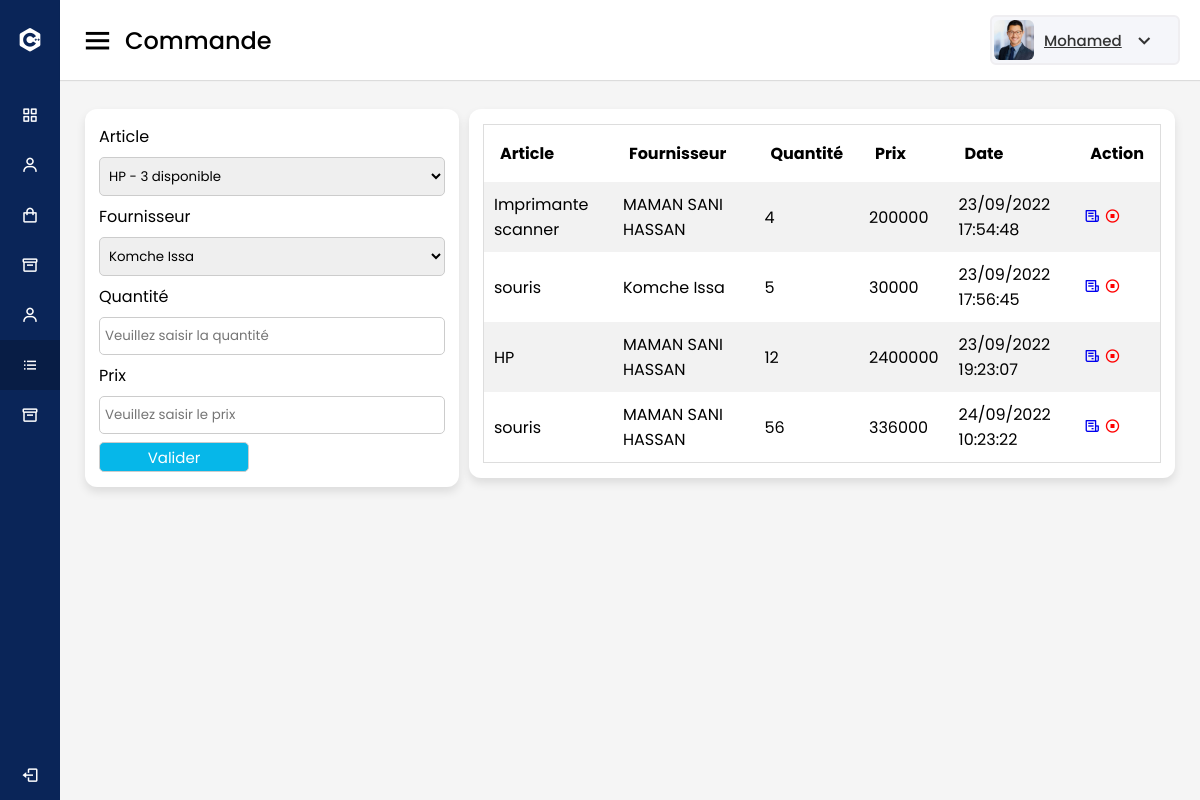
The page /vue/commande.php on the database its author committed.
### tables this page shows
CREATE TABLE `commande` (
  `id` int(11) NOT NULL,
  `id_article` int(11) NOT NULL,
  `id_fournisseur` int(11) NOT NULL,
  `quantite` int(11) NOT NULL,
  `prix` int(11) NOT NULL,
  `date_commande` timestamp NOT NULL DEFAULT current_timestamp()
);

CREATE TABLE `article` (
  `id` int(11) NOT NULL,
  `nom_article` varchar(50) NOT NULL,
  `id_categorie` int(11) NOT NULL,
  `quantite` int(11) NOT NULL,
  `prix_unitaire` int(11) NOT NULL,
  `date_fabrication` datetime NOT NULL,
  `date_expiration` datetime NOT NULL,
  `images` varchar(255) DEFAULT NULL
);

CREATE TABLE `fournisseur` (
  `id` int(11) NOT NULL,
  `nom` varchar(30) NOT NULL,
  `prenom` varchar(30) NOT NULL,
  `telephone` varchar(15) NOT NULL,
  `adresse` varchar(50) NOT NULL
);

### model/function.php (called while the page is built, shortened)
<?php
function getArticle($id = null, $searchDATA = array(), $limit = null, $offset = null)
{
    $pagination = "";
    if (!empty($id)) {
        $sql = "SELECT a.id AS id, id_categorie, nom_article, libelle_categorie, quantite, prix_unitaire, date_fabrication,
        date_expiration, images
        FROM article AS a, categorie_article AS c WHERE a.id=? AND c.id=a.id_categorie";
        $req = $GLOBALS['connexion']->prepare($sql);
        $req->execute(array($id));
        return $req->fetch();
    } else {
        $sql = "SELECT a.id AS id, id_categorie, nom_article, libelle_categorie, quantite, prix_unitaire, date_fabrication,
        date_expiration, images
        FROM article AS a, categorie_article AS c WHERE c.id=a.id_categorie $pagination";
        $req = $GLOBALS['connexion']->prepare($sql);
        $req->execute();
        return $req->fetchAll();
    }
}
function getFournisseur($id = null)
{
    if (!empty($id)) {
        $sql = "SELECT * FROM fournisseur WHERE id=?";
        $req = $GLOBALS['connexion']->prepare($sql);
        $req->execute(array($id));
        return $req->fetch();
    } else {
        $sql = "SELECT * FROM fournisseur";
        $req = $GLOBALS['connexion']->prepare($sql);
        $req->execute();
        return $req->fetchAll();
    }
}
function getCommande($id = null)
{
    if (!empty($id)) {
        $sql = "SELECT nom_article, nom, prenom, co.quantite, prix, date_commande, co.id, prix_unitaire, adresse, telephone
        FROM fournisseur AS f, commande AS co, article AS a WHERE co.id_article=a.id AND co.id_fournisseur=f.id AND co.id=?";
        $req = $GLOBALS['connexion']->prepare($sql);
        $req->execute(array($id));
        return $req->fetch();
    } else {
        $sql = "SELECT nom_article, nom, prenom, co.quantite, prix, date_commande, co.id, a.id AS idArticle
        FROM fournisseur AS f, commande AS co, article AS a WHERE co.id_article=a.id AND co.id_fournisseur=f.id";
        $req = $GLOBALS['connexion']->prepare($sql);
        $req->execute();
        return $req->fetchAll();
    }
}

### vue/commande.php (the view, shortened to what this page needs)
<?php
include 'entete.php';
?>
<div class="home-content">
    <div class="overview-boxes">
        <div class="box">
            <form action=" <?= !empty($_GET['id']) ?  "../model/modifCommande.php" : "../model/ajoutCommande.php" ?>" method="post">
                <label for="id_article">Article</label>
                <select onchange="setPrix()" name="id_article" id="id_article">
                    <?php
                    $articles = getArticle();
                    if (!empty($articles) && is_array($articles)) {
                        foreach ($articles as $key => $value) {
                    ?>
                            <option data-prix="<?= $value['prix_unitaire'] ?>" value="<?= $value['id'] ?>"><?= $value['nom_article'] . " - " . $value['quantite'] . " disponible" ?></option>
                    <?php
                        }
                    }
                    ?>
                </select>
                <label for="id_fournisseur">Fournisseur</label>
                <select name="id_fournisseur" id="id_fournisseur">
                    <?php
                    $clients = getFournisseur();
                    if (!empty($clients) && is_array($clients)) {
                        foreach ($clients as $key => $value) {
                    ?>
                            <option value="<?= $value['id'] ?>"><?= $value['nom'] . " " . $value['prenom'] ?></option>
                    <?php
                        }
                    }
                    ?>
                </select>
                <label for="quantite">Quantité</label>
                <input onkeyup="setPrix()" value="<?= !empty($_GET['id']) ?  $article['quantite'] : "" ?>" type="number" name="quantite" id="quantite" placeholder="Veuillez saisir la quantité">
                <label for="prix">Prix</label>
                <input value="<?= !empty($_GET['id']) ?  $article['prix'] : "" ?>" type="number" name="prix" id="prix" placeholder="Veuillez saisir le prix">
                <button type="submit">Valider</button>
            </form>
        </div>
        <div class="box">
            <table class="mtable">
                <tr>
                    <th>Article</th>
                    <th>Fournisseur</th>
                    <th>Quantité</th>
                    <th>Prix</th>
                    <th>Date</th>
                    <th>Action</th>
                </tr>
                <?php
                $vente = getCommande();
                if (!empty($vente) && is_array($vente)) {
                    foreach ($vente as $key => $value) {
                ?>
                        <tr>
                            <td><?= $value['nom_article'] ?></td>
                            <td><?= $value['nom'] . " " . $value['prenom'] ?></td>
                            <td><?= $value['quantite'] ?></td>
                            <td><?= $value['prix'] ?></td>
                            <td><?= date('d/m/Y H:i:s', strtotime($value['date_commande'])) ?></td>
                            <td>
                                <a href="recuCommande.php?id=<?= $value['id'] ?>"><i class='bx bx-receipt'></i></a>
                                <a onclick="annuleCommande(<?= $value['id'] ?>, <?= $value['idArticle'] ?>, <?= $value['quantite'] ?>)" style="color: red;"><i class='bx bx-stop-circle'></i></a>
                            </td>
                        </tr>
                <?php
                    }
                }
                ?>
            </table>
        </div>
    </div>
</div>
</section>
<?php
include 'pied.php';
?>

### vue/entete.php (shortened to what this page needs)
<?php
include_once '../model/function.php';
?>
<!DOCTYPE html>
<html lang="fr" dir="ltr">
<head>
    <link rel="stylesheet" href="../public/css/style.css" />
    <link href="https://unpkg.com/boxicons@2.0.7/css/boxicons.min.css" rel="stylesheet" />
</head>
<body>
    <div class="sidebar hidden-print">
        <div class="logo-details">
            <i class="bx bxl-c-plus-plus"></i>
            <span class="logo_name">GIGA_SYSTEM</span>
        </div>
        <ul class="nav-links">
            <li>
                <a href="dashboard.php" class="<?php echo basename($_SERVER['PHP_SELF'])=="dashboard.php" ? "active" : "" ?> ">
                    <i class="bx bx-grid-alt"></i>
                    <span class="links_name">Dashboard</span>
                </a>
            </li>
            <li>
                <a href="client.php" class="<?php echo basename($_SERVER['PHP_SELF'])=="client.php" ? "active" : "" ?> ">
                    <i class="bx bx-user"></i>
                    <span class="links_name">Client</span>
                </a>
            </li>
            <li>
                <a href="vente.php" class="<?php echo basename($_SERVER['PHP_SELF'])=="vente.php" ? "active" : "" ?> ">
                    <i class='bx bx-shopping-bag'></i>
                    <span class="links_name">Vente</span>
                </a>
            </li>
            <li>
                <a href="article.php"  class="<?php echo basename($_SERVER['PHP_SELF'])=="article.php" ? "active" : "" ?> ">
                    <i class="bx bx-box"></i>
                    <span class="links_name">Article</span>
                </a>
            </li>
            <li>
                <a href="fournisseur.php"  class="<?php echo basename($_SERVER['PHP_SELF'])=="fournisseur.php" ? "active" : "" ?> ">
                    <i class="bx bx-user"></i>
                    <span class="links_name">Fournisseur</span>
                </a>
            </li>
            <li>
                <a href="commande.php"  class="<?php echo basename($_SERVER['PHP_SELF'])=="commande.php" ? "active" : "" ?> ">
                    <i class="bx bx-list-ul"></i>
                    <span class="links_name">Commandes</span>
                </a>
            </li>
            <li>
                <a href="categorie.php"  class="<?php echo basename($_SERVER['PHP_SELF'])=="categorie.php" ? "active" : "" ?> ">
                    <i class="bx bx-box"></i>
                    <span class="links_name">Catégorie</span>
                </a>
            </li>
            <li class="log_out">
                <a href="deconnection.php" class="<?php echo basename($_SERVER['PHP_SELF'])=="deconnection.php" ? "active" : "" ?> ">
                    <i class="bx bx-log-out"></i>
                    <span class="links_name">Déconnexion</span>
                </a>
            </li>
        </ul>
    </div>
    <section class="home-section">
        <nav class="hidden-print">
            <div class="sidebar-button">
                <i class="bx bx-menu sidebarBtn"></i>
                <span class="dashboard">
                    <?php
                    echo ucfirst(str_replace(".php", "", basename($_SERVER['PHP_SELF'])));
                    ?>
                </span>
            </div>
            <div class="profile-details">
                <img src="../public/images/profile.jpg" alt="">
                <a  href="profile.php" class="admin_name">Mohamed</a>
                <i class="bx bx-chevron-down"></i>
            </div>
        </nav>

### vue/pied.php (shortened to what this page needs)
</body>
</html>

### public/css/style.css (style rules this page uses)
* { margin: 0; padding: 0; box-sizing: border-box; font-family: "Poppins", sans-serif; }
.sidebar { position: fixed; height: 100%; width: 240px; background: #0a2558; transition: all 0.5s ease; }
.sidebar .logo-details { height: 80px; display: flex; align-items: center; }
.sidebar .logo-details i { font-size: 28px; font-weight: 500; color: #fff; min-width: 60px; text-align: center; }
.sidebar .logo-details .logo_name { color: #fff; font-size: 24px; font-weight: 500; }
.sidebar .nav-links { margin-top: 10px; }
.sidebar .nav-links li { position: relative; list-style: none; height: 50px; }
.sidebar .nav-links li a { height: 100%; width: 100%; display: flex; align-items: center; text-decoration: none; transition: all 0.4s ease; }
.sidebar .nav-links li a.active { background: #081d45; }
.sidebar .nav-links li i { min-width: 60px; text-align: center; font-size: 18px; color: #fff; }
.sidebar .nav-links li a .links_name { color: #fff; font-size: 15px; font-weight: 400; white-space: nowrap; }
.sidebar .nav-links .log_out { position: absolute; bottom: 0; width: 100%; }
.home-section { position: relative; background: #f5f5f5; min-height: 100vh; width: calc(100% - 240px); left: 240px; transition: all 0.5s ease; }
.home-section nav { display: flex; justify-content: space-between; height: 80px; background: #fff; display: flex; align-items: center; position: fixed; width: calc(100% - 240px); left: 240px; z-index: 100; padding: 0 20px; box-shadow: 0 1px 1px rgba(0, 0, 0, 0.1); transition: all 0.5s ease; }
.home-section nav .sidebar-button { display: flex; align-items: center; font-size: 24px; font-weight: 500; }
nav .sidebar-button i { font-size: 35px; margin-right: 10px; }
.home-section nav .profile-details { display: flex; align-items: center; background: #f5f6fa; border: 2px solid #efeef1; border-radius: 6px; height: 50px; min-width: 190px; padding: 0 15px 0 2px; }
nav .profile-details img { height: 40px; width: 40px; border-radius: 6px; object-fit: cover; }
nav .profile-details .admin_name { font-size: 15px; font-weight: 500; color: #333; margin: 0 10px; white-space: nowrap; }
nav .profile-details i { font-size: 25px; color: #333; }
.home-section .home-content { position: relative; padding-top: 104px; }
.home-content .overview-boxes { display: flex; align-items: flex-start; justify-content: space-between; flex-wrap: nowrap; padding: 0 20px; margin-bottom: 26px; }
.overview-boxes .box { display: flex; align-items: center; justify-content: center; background: #fff; padding: 15px 14px; border-radius: 12px; box-shadow: 0 5px 10px rgba(0, 0, 0, 0.1); margin: 5px; }
@media (max-width: 1240px) { .sidebar { width: 60px; } }
@media (max-width: 1240px) { .home-section { width: calc(100% - 60px); left: 60px; } }
@media (max-width: 1240px) { .home-section nav { width: calc(100% - 60px); left: 60px; } }
input, textarea, select { margin-bottom: 10px; box-sizing: border-box; width: 100%; margin: 8px 0; padding: 8px 5px; border-radius: 5px; border: 1px solid #ccc; }
button { background-color: rgb(6, 183, 233); color: white; width: 150px; height: 30px; border: 1px solid #ccc; font-size: 15px; border-radius: 5px; }
label { display: block; }
form { width: 100%; }
table.mtable { width: 100%; border-collapse: collapse; width: 100%; border: 1px solid #ddd; }
th, td { text-align: left; padding: 16px; }
table.mtable tr:nth-child(even) { background: #f2f2f2; }
table.mtable td { padding: 10px; }

### rows shown on the page
commande: id_article.nom_article "Imprimante scanner", id_fournisseur.nom "MAMAN SANI", id_fournisseur.prenom "HASSAN", quantite "4", prix "200000", date_commande "23/09/2022 17:54:48"
commande: id_article.nom_article "souris", id_fournisseur.nom "Komche", id_fournisseur.prenom "Issa", quantite "5", prix "30000", date_commande "23/09/2022 17:56:45"
commande: id_article.nom_article "HP", id_fournisseur.nom "MAMAN SANI", id_fournisseur.prenom "HASSAN", quantite "12", prix "2400000", date_commande "23/09/2022 19:23:07"
commande: id_article.nom_article "souris", id_fournisseur.nom "MAMAN SANI", id_fournisseur.prenom "HASSAN", quantite "56", prix "336000", date_commande "24/09/2022 10:23:22"

### other values the page prints
str_replace(".php", "", basename($_SERVER['PHP_SELF'])) "Commande"
form field id_article "HP - 3 disponible"
form field id_fournisseur "Komche Issa"
